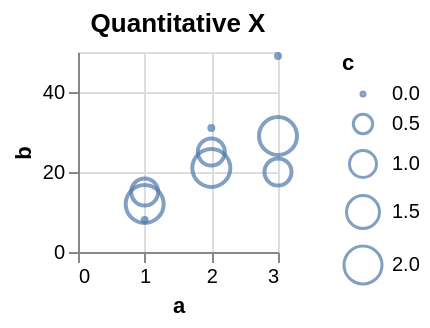

Write a Vega-Lite specification for this figure.
### Vega-Lite specification from a JSON file in a GitHub repository (floating-point values rounded to 4 significant figures)
{"$schema": "https://vega.github.io/schema/vega-lite/v6.json", "description": "Testing invalid", "data": {"values": [{"a": 1, "b": 15, "c": 1}, {"a": 2, "b": 25, "c": 1}, {"a": 3, "b": 20, "c": 1}, {"a": 1, "b": 12, "c": 2}, {"a": 2, "b": 21, "c": 2}, {"a": 3, "b": 29, "c": 2}, {"a": 1, "b": 8, "c": null}, {"a": 2, "b": 31, "c": null}, {"a": 3, "b": 49, "c": null}]}, "config": {"mark": {"invalid": "show"}}, "concat": [{"title": "Quantitative X", "width": 100, "height": 100, "mark": "point", "encoding": {"x": {"field": "a", "type": "quantitative"}, "y": {"field": "b", "type": "quantitative"}, "size": {"field": "c", "type": "quantitative"}}}]}
